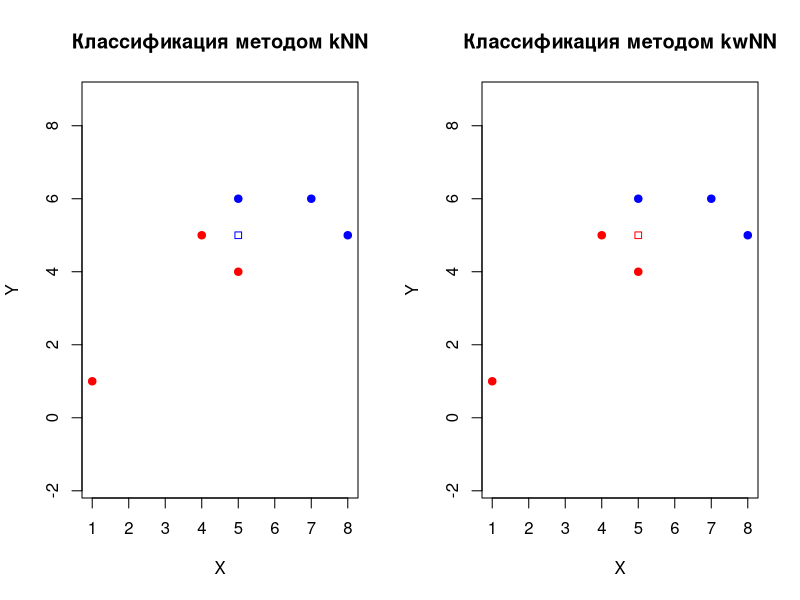

Recreate this plot in R.
dist = function(u, v) sqrt(sum((u - v)^2)) # Евклидова метрика

sortObj <- function(xl, z, metricFunction = dist) {
  l <- dim(xl)[1]
  n <- dim(xl)[2] - 1
  distances <- rep(0, l)
  for (i in 1:l)
    distances[i] <- metricFunction(xl[i, 1:n], z)
  orderedXL <- xl[order(distances), ]
  return (orderedXL)
}

kwNN <- function(xl, z, k, q) {
  orderedXl <- sortObj(xl, z)
  n <- ncol(orderedXl)
  classes <- orderedXl[1:k, n]        # Берём k ближайших соседей
  classes <- table(classes)           # Делаем для них таблицу
  classes[1:length(classes)] <- 0     # Обнуляем все значения в таблице
  for (i in names(classes))           # Для каждого класса
    for (j in 1:k)                    # Проходим по k ближайшим соседям
      if (orderedXl[j, n] == i)       # И суммируем веса всех объектов одинаковых классов
        classes[i] = classes[i] + q^j
  class <- names(which.max(classes))  # Вернём класс с самым большим весом
  return (class)
}

kNN <- function(xl, z, k) {
  orderedXl <- sortObj(xl, z)
  n <- ncol(orderedXl)
  classes <- orderedXl[1:k, n] 
  counts <- table(classes) # Таблица встречаемости каждого класса среди k ближайших соседей объекта
  class <- names(which.max(counts)) # Наиболее часто встречаемый класс
  return (class)
}

classifyZ <- function(xl, k, q) { 
  z <- c(5, 5)
  classKNN <- kNN(xl, z, k)
  classKWNN <- kwNN(xl, z, k, q)
  classifiedZ <- rbind(c(z, classKNN), c(z, classKWNN))
  return (classifiedZ)
}

drawPlot <- function(xl, k, q, classifiedObjects) {
  n <- ncol(classifiedObjects)
  colors = c("plus" = "red", "minus" = "blue")
  q10 = q * 10
  par(mfrow=c(1, 2))
  plot(xl[, 1:2], pch = 21, bg = colors[xl$Class], col = colors[xl$Class], main="Классификация методом kNN", xlab = "X", ylab = "Y", asp = 1)
  points(classifiedObjects[1, 1], classifiedObjects[1, 2], pch = 22, col = colors[classifiedObjects[1, n]])
  
  plot(xl[, 1:2], pch = 21, bg = colors[xl$Class], col = colors[xl$Class], main="Классификация методом kwNN", xlab = "X", ylab = "Y", asp = 1)
  points(classifiedObjects[2, 1], classifiedObjects[2, 2], pch = 22, col = colors[classifiedObjects[2, n]])
}

setModelData <- function() {
  xl <- data.frame(matrix(NA, 6, 3))
  colnames(xl) <- c("X", "Y", "Class")
  xl[1, 1:2] <- c(1, 1)
  xl[2, 1:2] <- c(4, 5)
  xl[3, 1:2] <- c(5, 4)
  xl[4, 1:2] <- c(5, 6)
  xl[5, 1:2] <- c(7, 6)
  xl[6, 1:2] <- c(8, 5)
  xl[1:3, 3] <- "plus"
  xl[4:6, 3] <- "minus"
  return(xl)
}

main <- function() {
  xl <- setModelData()
  k <- 5
  q <- 0.1
  classifiedObjects <- classifyZ(xl, k, q)
  drawPlot(xl, k, q, classifiedObjects)
}

main()
